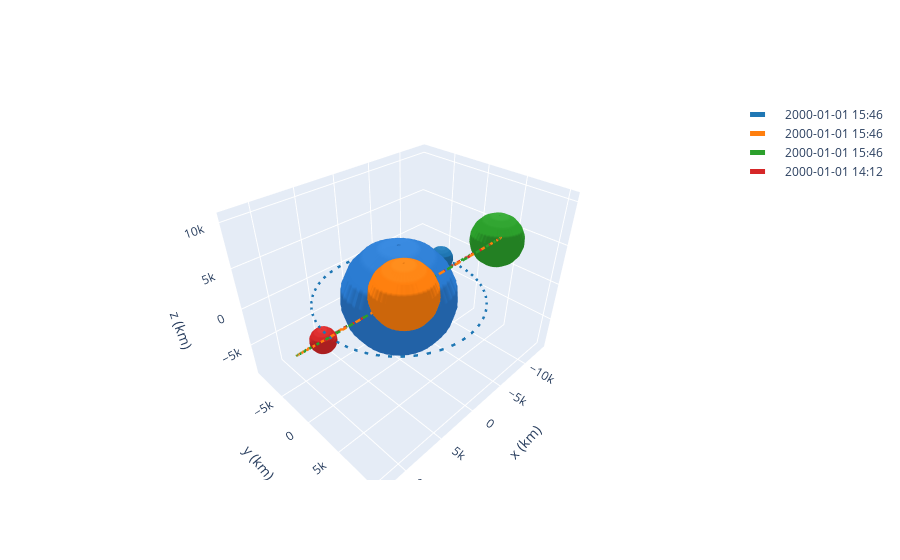

Source (notebook cell):
### Code cell
# Get the transfer time of the hoh_phas
transfer_time = hoh_phas.get_total_time()

# Propagate all debris to the end of the transfer
deb_1 = deb_1.propagate(transfer_time)
deb_2 = deb_2.propagate(transfer_time)

# Propagate the otv using the calculated thrust sequence
transfer_orbit, otv = otv.apply_maneuver(hoh_phas, intermediate=True)

# Plot the results
frame = OrbitPlotter3D()
frame.plot(deb_1)
frame.plot(deb_2)
frame.plot(otv)
frame.plot(transfer_orbit)

### Figure 1 — Plotly figure (JSON) as saved in the notebook; plotly's stock layout.template omitted (floating-point values rounded to 4 significant figures; data arrays with more than 128 entries replaced by an {"elided": "..."} marker saying what was removed)
{"data": [{"cauto": false, "cmax": 1, "cmin": 1, "colorscale": [[0, "#2a7bd1"], [1, "#2a7bd1"]], "name": "Earth", "showscale": false, "type": "surface", "x": {"elided": "20x20 float values"}, "y": {"elided": "20x20 float values"}, "z": {"elided": "20x20 float values"}}, {"line": {"color": "rgb(31, 119, 180)", "dash": "dash", "width": 5}, "mode": "lines", "name": "2000-01-01 15:46", "type": "scatter3d", "x": {"elided": "150 float values"}, "y": {"elided": "150 float values"}, "z": {"elided": "150 int values"}}, {"cauto": false, "cmax": 1, "cmin": 1, "colorscale": [[0, "rgb(31, 119, 180)"], [1, "rgb(31, 119, 180)"]], "name": "2000-01-01 15:46", "showscale": false, "type": "surface", "x": {"elided": "20x20 float values"}, "y": {"elided": "20x20 float values"}, "z": {"elided": "20x20 float values"}}, {"cauto": false, "cmax": 1, "cmin": 1, "colorscale": [[0, "#2a7bd1"], [1, "#2a7bd1"]], "name": "Earth", "showscale": false, "type": "surface", "x": {"elided": "20x20 float values"}, "y": {"elided": "20x20 float values"}, "z": {"elided": "20x20 float values"}}, {"cauto": false, "cmax": 1, "cmin": 1, "colorscale": [[0, "#2a7bd1"], [1, "#2a7bd1"]], "name": "Earth", "showscale": false, "type": "surface", "x": {"elided": "20x20 float values"}, "y": {"elided": "20x20 float values"}, "z": {"elided": "20x20 float values"}}, {"line": {"color": "rgb(255, 127, 14)", "dash": "dash", "width": 5}, "mode": "lines", "name": "2000-01-01 15:46", "type": "scatter3d", "x": {"elided": "150 float values"}, "y": {"elided": "150 float values"}, "z": {"elided": "150 float values"}}, {"cauto": false, "cmax": 1, "cmin": 1, "colorscale": [[0, "rgb(255, 127, 14)"], [1, "rgb(255, 127, 14)"]], "name": "2000-01-01 15:46", "showscale": false, "type": "surface", "x": {"elided": "20x20 float values"}, "y": {"elided": "20x20 float values"}, "z": {"elided": "20x20 float values"}}, {"cauto": false, "cmax": 1, "cmin": 1, "colorscale": [[0, "#2a7bd1"], [1, "#2a7bd1"]], "name": "Earth", "showscale": false, "type": "surface", "x": {"elided": "20x20 float values"}, "y": {"elided": "20x20 float values"}, "z": {"elided": "20x20 float values"}}, {"cauto": false, "cmax": 1, "cmin": 1, "colorscale": [[0, "#2a7bd1"], [1, "#2a7bd1"]], "name": "Earth", "showscale": false, "type": "surface", "x": {"elided": "20x20 float values"}, "y": {"elided": "20x20 float values"}, "z": {"elided": "20x20 float values"}}, {"line": {"color": "rgb(44, 160, 44)", "dash": "dash", "width": 5}, "mode": "lines", "name": "2000-01-01 15:46", "type": "scatter3d", "x": {"elided": "150 float values"}, "y": {"elided": "150 float values"}, "z": {"elided": "150 float values"}}, {"cauto": false, "cmax": 1, "cmin": 1, "colorscale": [[0, "rgb(44, 160, 44)"], [1, "rgb(44, 160, 44)"]], "name": "2000-01-01 15:46", "showscale": false, "type": "surface", "x": {"elided": "20x20 float values"}, "y": {"elided": "20x20 float values"}, "z": {"elided": "20x20 float values"}}, {"cauto": false, "cmax": 1, "cmin": 1, "colorscale": [[0, "#2a7bd1"], [1, "#2a7bd1"]], "name": "Earth", "showscale": false, "type": "surface", "x": {"elided": "20x20 float values"}, "y": {"elided": "20x20 float values"}, "z": {"elided": "20x20 float values"}}, {"cauto": false, "cmax": 1, "cmin": 1, "colorscale": [[0, "#2a7bd1"], [1, "#2a7bd1"]], "name": "Earth", "showscale": false, "type": "surface", "x": {"elided": "20x20 float values"}, "y": {"elided": "20x20 float values"}, "z": {"elided": "20x20 float values"}}, {"line": {"color": "rgb(214, 39, 40)", "dash": "dash", "width": 5}, "mode": "lines", "name": "2000-01-01 14:12", "type": "scatter3d", "x": {"elided": "150 float values"}, "y": {"elided": "150 float values"}, "z": {"elided": "150 float values"}}, {"cauto": false, "cmax": 1, "cmin": 1, "colorscale": [[0, "rgb(214, 39, 40)"], [1, "rgb(214, 39, 40)"]], "name": "2000-01-01 14:12", "showscale": false, "type": "surface", "x": {"elided": "20x20 float values"}, "y": {"elided": "20x20 float values"}, "z": {"elided": "20x20 float values"}}, {"cauto": false, "cmax": 1, "cmin": 1, "colorscale": [[0, "#2a7bd1"], [1, "#2a7bd1"]], "name": "Earth", "showscale": false, "type": "surface", "x": {"elided": "20x20 float values"}, "y": {"elided": "20x20 float values"}, "z": {"elided": "20x20 float values"}}], "layout": {"autosize": true, "scene": {"aspectmode": "data", "xaxis": {"title": {"text": "x (km)"}}, "yaxis": {"title": {"text": "y (km)"}}, "zaxis": {"title": {"text": "z (km)"}}}}}
